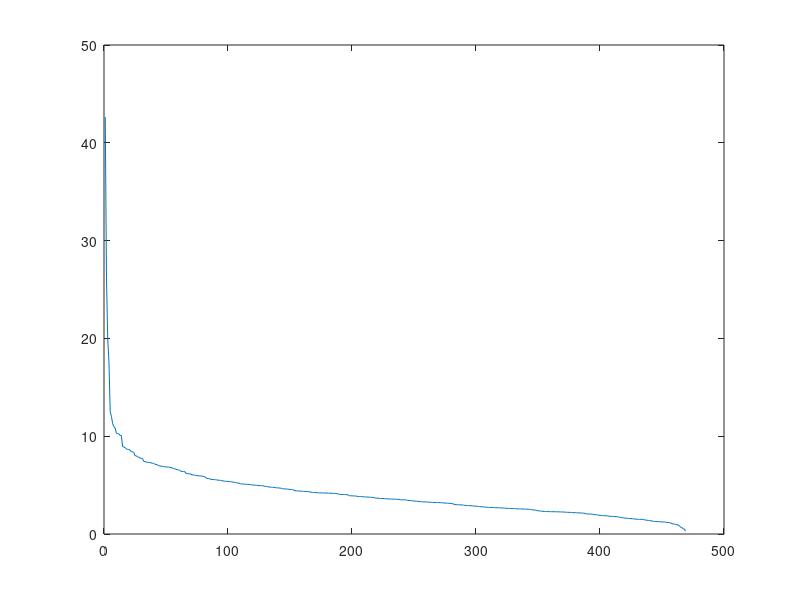

This figure's MATLAB source: (Note: this script raises an error after producing the figure.)
%
% Copyright (c) 2015, Yarpiz (www.yarpiz.com)
% All rights reserved. Please read the "license.txt" for license terms.
%
% Project Code: YPML110
% Project Title: Implementation of DBSCAN Clustering in MATLAB
% Publisher: Yarpiz (www.yarpiz.com)
% 
% Developer: S. Mostapha Kalami Heris (Member of Yarpiz Team)
% 
% Contact Info: sm.kalami@gmail.com, info@yarpiz.com
%

clc;
clear;
close all;

%% Load Data

%data=load('mydata');
%X = data.X;
data = load('move_S10_centroid_100_1_1000ite');
X=data.CTD;

%% Estimate Eps and MinPts parameters
x = X(:,1);
y = X(:,2);
[n,d]=knnsearch(x,y,'k',4);
kdist = d(:,4);

plot(sort(kdist,'descend'))



%% Run DBSCAN Clustering Algorithm

epsilon=43;
MinPts=4;
IDX=DBSCAN(X,epsilon,MinPts);


%% Plot Results

PlotClusterinResult(X, IDX);
title(['DBSCAN Clustering (\epsilon = ' num2str(epsilon) ', MinPts = ' num2str(MinPts) ')']);
